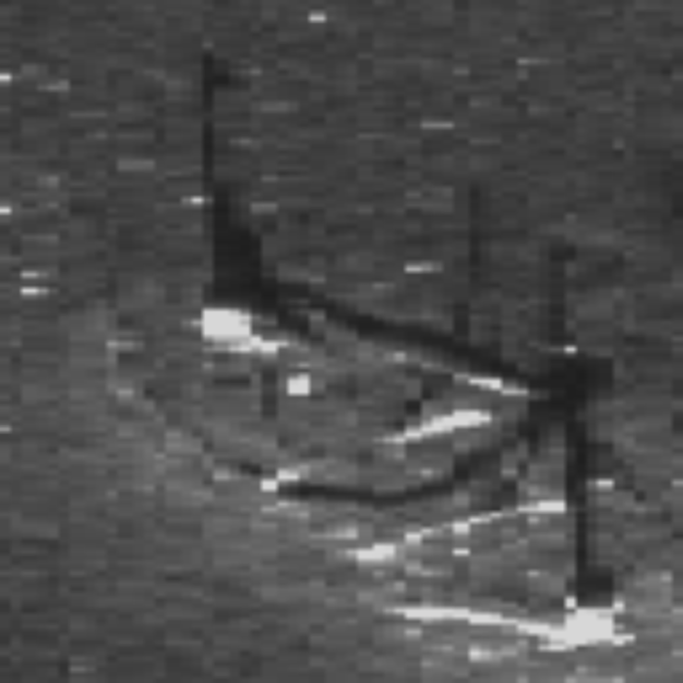
#> input picture data/bremen_obj/super_resolution/boat_0004.png, 2048 x 2048 px, given as the content of the folder local_samples/cylinder2/images, which was not available (shown at 1/3 size)
$ python preview_synth.py out.png
#> lines starting #> are read from the running program, lines starting #| are printed output that depends on the picture; after the words box and inside, x2 and y2 are one past the last pixel; in counts of white or black regions, pixels touching at a corner belong together
#> further down, bgr is the input picture: shape (2048, 2048, 3); mean B, G, R 77.5, 77.5, 77.5
### synth/bank.py
"""Object bank: acoustic signatures cut from the train subset of one domain (single-channel intensity).

A signature is the object's highlight (brighter than the seabed) plus its real cast shadow (darker),
taken from a crop that extends past the labelled box on the far-range side so the shadow is included
even when the label excludes it. Every entry is stored with the shadow pointing right (+range).
`naive` uses the raw labelled box instead.
"""
from dataclasses import dataclass

import cv2
import numpy as np

from synth.geometry import analyze, flat_mask


@dataclass
class BankObject:
    cls: int
    patch: np.ndarray       # float32 crop, shadow pointing right
    bright: np.ndarray      # float32 [0,1] highlight mask
    dark: np.ndarray        # float32 [0,1] cast-shadow mask
    box: tuple              # labelled box inside the crop (x0, y0, x1, y1), same orientation
    stretch_from: int       # crop column where the shadow starts; columns right of it scale with range
    range_norm: float       # normalised ground range of the source position
    raw_box: np.ndarray     # uint8 labelled box as in the source image (naive copy-paste)
    ring_mean: float        # mean seabed level around the source object
    side: int               # -1 port, +1 starboard in the source image (raw_box orientation)
    res: str                # image-size group, e.g. "1024x1024"
    usable: bool            # has a detectable signature


def read_boxes(label_path, w, h):
    boxes = []
    for line in open(label_path):
        p = line.split()
        if len(p) == 5:
            c, x, y, bw, bh = int(p[0]), *map(float, p[1:])
            boxes.append((c, int(round((x - bw / 2) * w)), int(round((y - bh / 2) * h)),
                          int(round((x + bw / 2) * w)), int(round((y + bh / 2) * h))))
    return boxes


# [5 lines left out: function _keep_touching, not called in this run]


def extract(image_path, label_path, ui_mask=None):
#> called with label_path = '_only/boat_0004.txt'
    gray = cv2.imread(str(image_path), cv2.IMREAD_GRAYSCALE)
    h, w = gray.shape
#> h = 2048; w = 2048
    swath = analyze(gray, ui_mask)
    g = gray.astype(np.float32)
    boxes = read_boxes(label_path, w, h)
    occupied = np.zeros((h, w), bool)
    for _, x0, y0, x1, y1 in boxes:
        occupied[max(0, y0):y1, max(0, x0):x1] = True

    out = []
    for c, x0, y0, x1, y1 in boxes:
        x0, y0, x1, y1 = max(0, x0), max(0, y0), min(w, x1), min(h, y1)
        bw, bh = x1 - x0, y1 - y0
        if bw < 3 or bh < 3:
            continue
        side = swath.side((x0 + x1) / 2)
        near, far = int(0.3 * bw) + 2, int(2.0 * bw) + 2
        cx0, cx1 = (max(0, x0 - near), min(w, x1 + far)) if side > 0 else (max(0, x0 - far), min(w, x1 + near))
        cy0, cy1 = max(0, y0 - int(0.3 * bh) - 2), min(h, y1 + int(0.3 * bh) + 2)

        m = max(bw, bh)
        ring = np.zeros((h, w), bool)
        ring[max(0, y0 - m):y1 + m, max(0, x0 - m):x1 + m] = True
        ring[cy0:cy1, cx0:cx1] = False
        ring &= ~occupied & swath.seafloor
        if ring.sum() < 20:
            continue
        rm, rs = float(g[ring].mean()), float(g[ring].std()) + 1e-3

        crop = g[cy0:cy1, cx0:cx1]
        sm = cv2.GaussianBlur(crop, (0, 0), 1.0)
        in_box = np.zeros(crop.shape, np.uint8)
        in_box[y0 - cy0:y1 - cy0, x0 - cx0:x1 - cx0] = 1
        bright = ((sm > rm + 1.5 * rs) & (in_box > 0)).astype(np.uint8)
        # A shadow still carries noise; flat black is a data gap or padding, not a shadow.
        dark = ((sm < rm - 1.0 * rs) & (sm < 0.7 * rm) & ~flat_mask(crop, win=5, std_thresh=0.5)).astype(np.uint8)
        dark[: y0 - cy0] = 0
        dark[y1 - cy0:] = 0
        dark = _keep_touching(dark, cv2.dilate(np.maximum(bright, in_box), np.ones((3, 3), np.uint8)))
        dark = cv2.morphologyEx(dark, cv2.MORPH_CLOSE, np.ones((3, 3), np.uint8))

        box = (x0 - cx0, y0 - cy0, x1 - cx0, y1 - cy0)
        if side < 0:  # store with the shadow pointing right
            crop, bright, dark = crop[:, ::-1], bright[:, ::-1], dark[:, ::-1]
            cw = crop.shape[1]
            box = (cw - box[2], box[1], cw - box[0], box[3])
        cols = np.nonzero(bright.any(0))[0]
        stretch_from = int(cols.max() + 1) if cols.size else (box[0] + box[2]) // 2
        feather = lambda a: cv2.GaussianBlur(a.astype(np.float32), (0, 0), 0.8)
        out.append(BankObject(
            cls=c, patch=np.ascontiguousarray(crop), bright=feather(bright), dark=feather(dark), box=box,
            stretch_from=stretch_from, range_norm=swath.range_norm((x0 + x1) // 2, (y0 + y1) // 2),
            raw_box=gray[y0:y1, x0:x1].copy(), ring_mean=rm, side=side, res=f"{w}x{h}",
            usable=bright.sum() + dark.sum() >= 6))
    return out

### synth/geometry.py
"""Swath geometry of a full-swath SSS intensity image: nadir, water column, and where objects may go.

All images in the three domains are waterfall displays with port on the left, starboard on the right,
and a dark water-column band around a centre nadir line. The band width changes row by row with
altitude, so it is found per row.
"""
from dataclasses import dataclass

import cv2
import numpy as np
from scipy.ndimage import median_filter


@dataclass
class Swath:
    nadir_x: int               # column of the nadir line
    wc_left: np.ndarray        # per row: first seafloor column going left from nadir (exclusive edge)
    wc_right: np.ndarray       # per row: first seafloor column going right from nadir
    seafloor: np.ndarray       # bool HxW: pixels where an object may be placed
    dark_level: float          # intensity of the water column / shadow level

    # [6 lines left out: function range_norm, not called in this run]

    def side(self, x):
        """+1 for starboard (shadow points right), -1 for port (shadow points left)."""
        return 1 if x >= self.nadir_x else -1


def flat_mask(gray, win=15, std_thresh=1.0):
    """Regions with almost no local variation: UI panels, black padding, letterbox bars.
    Real seafloor always carries speckle, so flat means 'not sonar data'."""
    g = gray.astype(np.float32)
    mean = cv2.blur(g, (win, win))
    var = cv2.blur(g * g, (win, win)) - mean * mean
    return np.sqrt(np.clip(var, 0, None)) < std_thresh


# [6 lines left out: function ui_text_mask, not called in this run]


def analyze(gray, ui_mask=None):
    gray = gray.astype(np.float32)
    h, w = gray.shape
#> h = 2048; w = 2048
    smooth = cv2.GaussianBlur(gray, (0, 0), sigmaX=max(2.0, w / 200), sigmaY=max(2.0, h / 100))
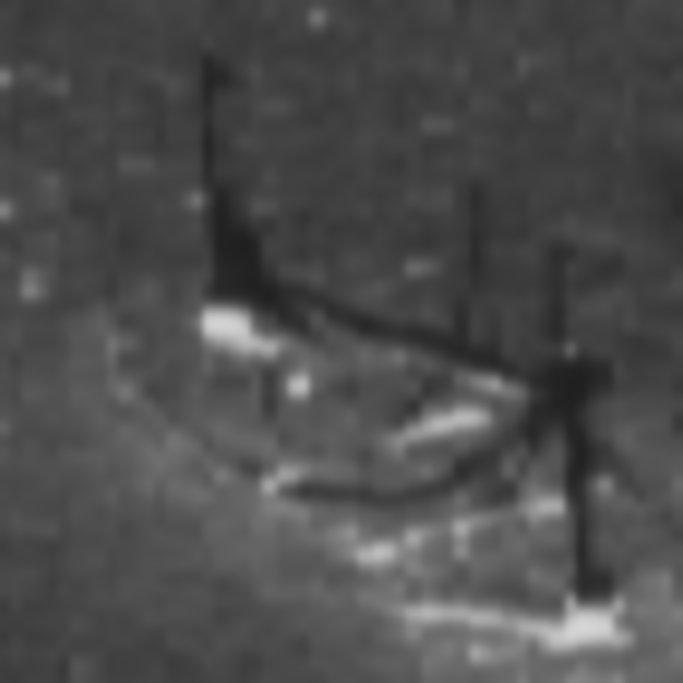
#> smooth: shape (2048, 2048) float32 (shown at 1/3 size); min 32.08, max 213.6, mean 77.5

    # Nadir: centre of the dark band in the middle 40% of the image.
    prof = smooth.mean(0)
#> prof = 2048 values, max 85.52 at index 1279, min 68.14 at index 1744, mean 77.49
    lo, hi = int(0.3 * w), int(0.7 * w)
#> lo = 614; hi = 1433
    floor_level = np.percentile(prof, 75)
#> floor_level = 79.73
    band = prof[lo:hi] < 0.5 * floor_level
    if band.any():
        cols = np.nonzero(band)[0] + lo
        nadir_x = int((cols.min() + cols.max()) / 2)
    else:
        nadir_x = w // 2
#> nadir_x = 1024

    # Per row, walk outward from nadir until the smoothed intensity reaches half the seafloor level.
    thresh = 0.5 * floor_level
#> thresh = 39.86
    wc_left = np.zeros(h, int)
#> wc_left = 2048 values from 0 to 0
    wc_right = np.zeros(h, int)
#> wc_right = 2048 values from 0 to 0
    for y in range(h):
        row = smooth[y]
        right = np.nonzero(row[nadir_x:] > thresh)[0]
        left = np.nonzero(row[:nadir_x][::-1] > thresh)[0]
        wc_right[y] = nadir_x + (right[0] if right.size else w - nadir_x)
        wc_left[y] = nadir_x - (left[0] if left.size else nadir_x)
#> after the loop, wc_left = 2048 values from 1024 to 1024; wc_right = 2048 values from 1024 to 1024
    k = max(3, h // 40) | 1
#> k = 51
    wc_right = median_filter(wc_right, k)
    wc_left = median_filter(wc_left, k)

    cols = np.arange(w)[None, :]
    outside_wc = (cols < wc_left[:, None]) | (cols >= wc_right[:, None])
#> outside_wc: shape (2048, 2048) bool; every value is 1
    bad = flat_mask(gray)
#> in flat_mask, `var = cv2.blur(g * g, (win, win)) - mean * mean`:
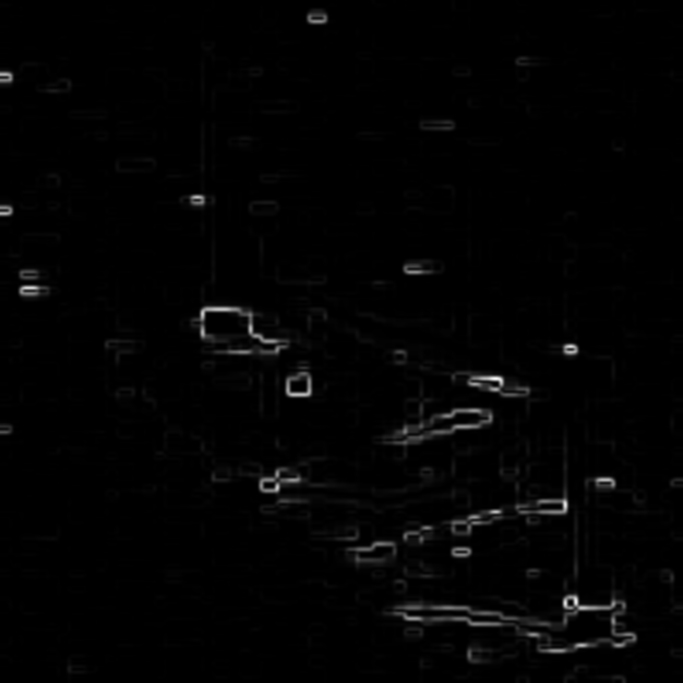
#> var: shape (2048, 2048) float32 (shown at 1/3 size); min 0, max 1672.5, mean 23.7; drawn with min black and max white
#> in flat_mask, `return np.sqrt(np.clip(var, 0, None)) < std_thresh`:
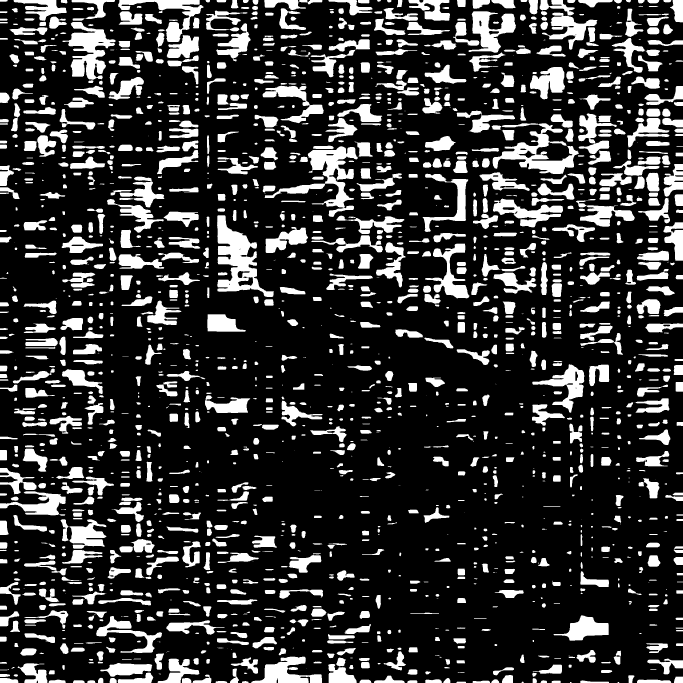
#> returned value: shape (2048, 2048) bool (shown at 1/3 size); 20.6% white; 1905 white regions (198 under 20 px), largest, box (x1, y1, x2, y2) and area: (651, 646, 821, 891) 17168, (794, 439, 1073, 651) 15172, (1478, 370, 1737, 522) 13518
    if ui_mask is not None:
        bad |= ui_mask
    bad = cv2.dilate(bad.astype(np.uint8), np.ones((15, 15), np.uint8)) > 0
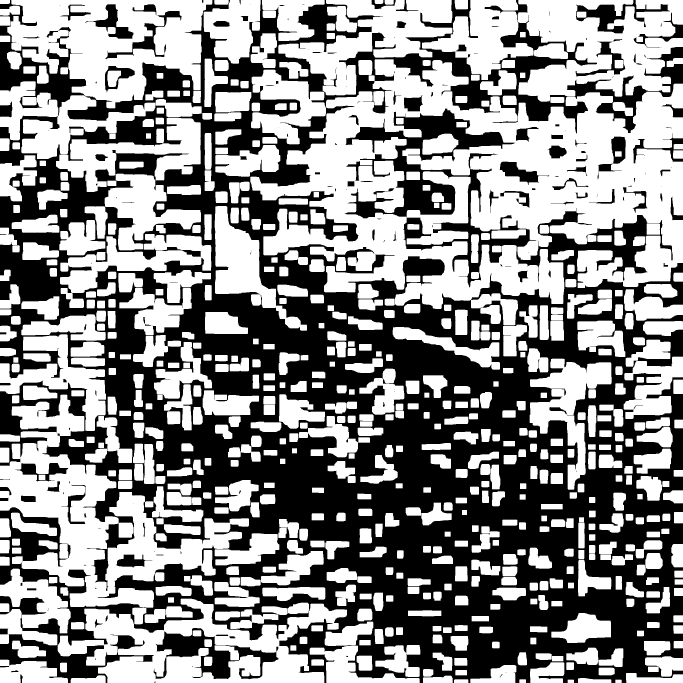
#> bad: shape (2048, 2048) bool (shown at 1/3 size); 55.1% white; 193 black regions (78 under 20 px), largest, box (x1, y1, x2, y2) and area: (0, 0, 2048, 2048) 1792741, (461, 1884, 835, 2038) 19064, (1728, 0, 2010, 100) 8305
    seafloor = outside_wc & ~bad

    wc = gray[~outside_wc & ~bad]
#> wc = empty array
    dark = float(np.median(wc)) if wc.size > 100 else float(np.percentile(gray, 3))
#> dark = 43
    return Swath(nadir_x, wc_left, wc_right, seafloor, dark)

### tools/preview_synth.py
"""Local preview: naive vs ours on a few train images per domain, saved as zoomed contact sheets.
Converts local_samples/<domain> colour images to intensity the same way scripts/prepare_data.py does.
Usage: python tools/preview_synth.py <out_dir>"""
import glob
import random
import sys
from pathlib import Path

import cv2
import numpy as np

sys.path.insert(0, str(Path(__file__).resolve().parents[1]))
from synth.bank import extract, read_boxes  # noqa: E402
from synth.compose import Options, compose  # noqa: E402
from synth.geometry import ui_text_mask  # noqa: E402

out = Path(sys.argv[1])
out.mkdir(parents=True, exist_ok=True)
CFG = {"cylinder2": False, "mine": False, "aquascan": True}  # domain -> has UI overlay


for dom, has_ui in CFG.items():
    gdir = Path("local_samples/_gray") / dom
    gdir.mkdir(parents=True, exist_ok=True)
    items = []
    for f in sorted(glob.glob(f"local_samples/{dom}/images/*")):
        bgr = cv2.imread(f)
        g = gdir / (Path(f).stem + ".png")
        cv2.imwrite(str(g), bgr.max(2))
        ui = ui_text_mask(bgr) if has_ui else None
        items.append((g, f.replace("images", "labels").rsplit(".", 1)[0] + ".txt", ui))
    bank = [o for g, lab, ui in items for o in extract(g, lab, ui)]
#> (the run stopped early here; a loop or call above may not have finished)

$ run again, on data/bremen_obj/super_resolution/boat_0006.png
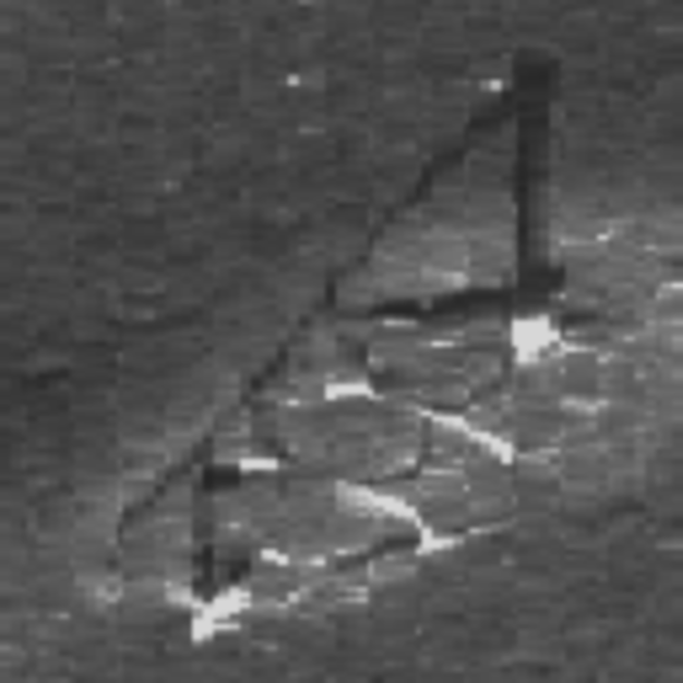
#> input picture data/bremen_obj/super_resolution/boat_0006.png, 2048 x 2048 px, given as the content of the folder local_samples/cylinder2/images, which was not available (shown at 1/3 size)
#> bgr is the input picture: shape (2048, 2048, 3); mean B, G, R 84, 84, 84
#> prof = 2048 values, max 91.62 at index 1280, min 72.57 at index 72, mean 84.02
#> floor_level = 88
#> thresh = 44
#> after the loop in analyze, `for y in range(h):`: wc_left = 2048 values from 1024 to 1024
#> outside_wc: shape (2048, 2048) bool; every value is 1
#> in flat_mask, `return np.sqrt(np.clip(var, 0, None)) < std_thresh`:
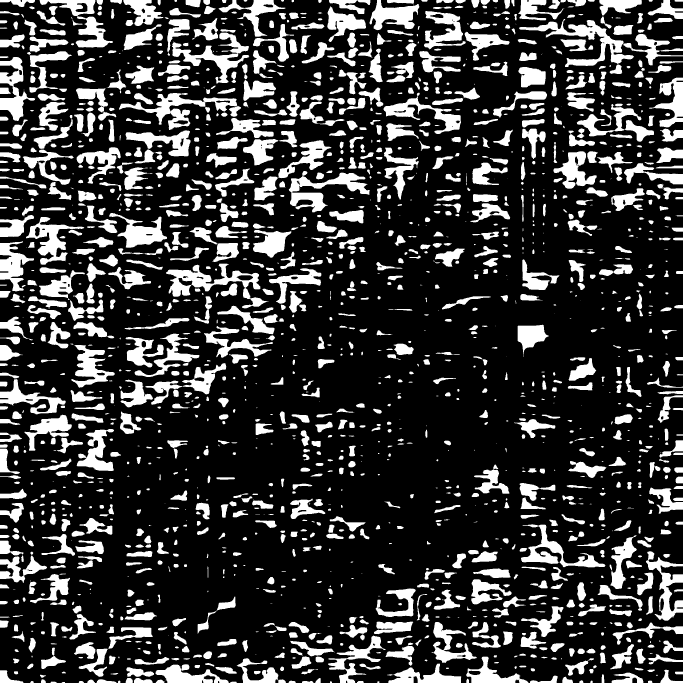
#> returned value: shape (2048, 2048) bool (shown at 1/3 size); 22.2% white; 1881 white regions (262 under 20 px), largest, box (x1, y1, x2, y2) and area: (498, 791, 806, 925) 11989, (1557, 57, 1902, 201) 11821, (357, 279, 712, 390) 10366
#> in analyze, `bad = cv2.dilate(bad.astype(np.uint8), np.ones((15, 15), np.uint8)) > 0`:
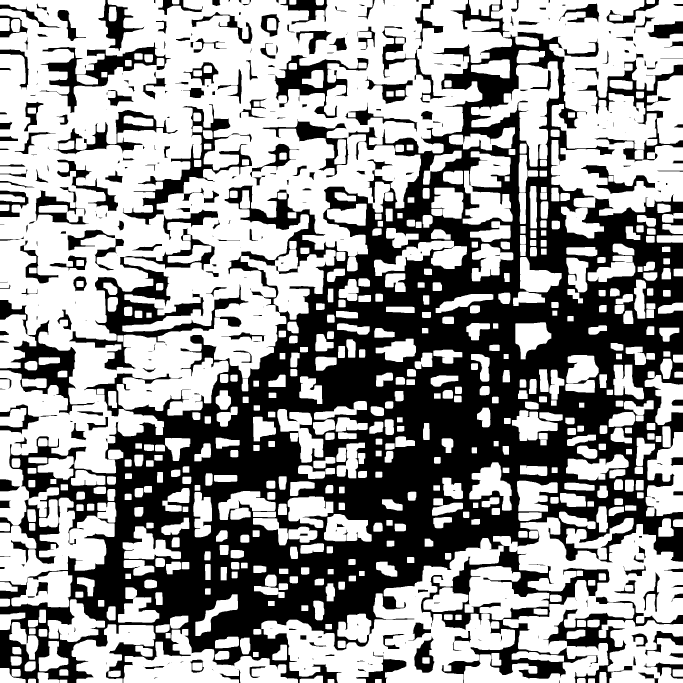
#> bad: shape (2048, 2048) bool (shown at 1/3 size); 59.4% white; 386 black regions (132 under 20 px), largest, box (x1, y1, x2, y2) and area: (0, 0, 2048, 2048) 1369528, (207, 686, 745, 1111) 41845, (368, 313, 756, 674) 20191
#> wc = empty array
#> dark = 56
